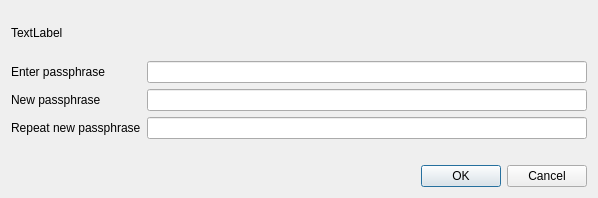
<?xml version="1.0" encoding="UTF-8"?>
<ui version="4.0">
 <class>AskPassphraseDialog</class>
 <widget class="QDialog" name="AskPassphraseDialog">
  <property name="geometry">
   <rect>
    <x>0</x>
    <y>0</y>
    <width>598</width>
    <height>198</height>
   </rect>
  </property>
  <property name="sizePolicy">
   <sizepolicy hsizetype="Preferred" vsizetype="Minimum">
    <horstretch>0</horstretch>
    <verstretch>0</verstretch>
   </sizepolicy>
  </property>
  <property name="minimumSize">
   <size>
    <width>550</width>
    <height>0</height>
   </size>
  </property>
  <property name="windowTitle">
   <string>Passphrase Dialog</string>
  </property>
  <layout class="QVBoxLayout" name="verticalLayout">
   <item>
    <widget class="QLabel" name="warningLabel">
     <property name="text">
      <string>TextLabel</string>
     </property>
     <property name="textFormat">
      <enum>Qt::RichText</enum>
     </property>
     <property name="wordWrap">
      <bool>true</bool>
     </property>
    </widget>
   </item>
   <item>
    <layout class="QFormLayout" name="formLayout">
     <property name="fieldGrowthPolicy">
      <enum>QFormLayout::AllNonFixedFieldsGrow</enum>
     </property>
     <item row="1" column="0">
      <widget class="QLabel" name="passLabel1">
       <property name="text">
        <string>Enter passphrase</string>
       </property>
      </widget>
     </item>
     <item row="1" column="1">
      <widget class="QLineEdit" name="passEdit1">
       <property name="maxLength">
        <number>1024</number>
       </property>
       <property name="echoMode">
        <enum>QLineEdit::Password</enum>
       </property>
      </widget>
     </item>
     <item row="2" column="0">
      <widget class="QLabel" name="passLabel2">
       <property name="text">
        <string>New passphrase</string>
       </property>
      </widget>
     </item>
     <item row="2" column="1">
      <widget class="QLineEdit" name="passEdit2">
       <property name="maxLength">
        <number>1024</number>
       </property>
       <property name="echoMode">
        <enum>QLineEdit::Password</enum>
       </property>
      </widget>
     </item>
     <item row="3" column="0">
      <widget class="QLabel" name="passLabel3">
       <property name="text">
        <string>Repeat new passphrase</string>
       </property>
      </widget>
     </item>
     <item row="3" column="1">
      <widget class="QLineEdit" name="passEdit3">
       <property name="maxLength">
        <number>1024</number>
       </property>
       <property name="echoMode">
        <enum>QLineEdit::Password</enum>
       </property>
      </widget>
     </item>
     <item row="4" column="1">
      <widget class="QLabel" name="capsLabel">
       <property name="font">
        <font>
         <weight>75</weight>
         <bold>true</bold>
        </font>
       </property>
       <property name="text">
        <string/>
       </property>
       <property name="alignment">
        <set>Qt::AlignCenter</set>
       </property>
      </widget>
     </item>
    </layout>
   </item>
   <item>
    <widget class="QDialogButtonBox" name="buttonBox">
     <property name="orientation">
      <enum>Qt::Horizontal</enum>
     </property>
     <property name="standardButtons">
      <set>QDialogButtonBox::Cancel|QDialogButtonBox::Ok</set>
     </property>
    </widget>
   </item>
  </layout>
 </widget>
 <resources/>
 <connections>
  <connection>
   <sender>buttonBox</sender>
   <signal>accepted()</signal>
   <receiver>AskPassphraseDialog</receiver>
   <slot>accept()</slot>
   <hints>
    <hint type="sourcelabel">
     <x>248</x>
     <y>254</y>
    </hint>
    <hint type="destinationlabel">
     <x>157</x>
     <y>274</y>
    </hint>
   </hints>
  </connection>
  <connection>
   <sender>buttonBox</sender>
   <signal>rejected()</signal>
   <receiver>AskPassphraseDialog</receiver>
   <slot>reject()</slot>
   <hints>
    <hint type="sourcelabel">
     <x>316</x>
     <y>260</y>
    </hint>
    <hint type="destinationlabel">
     <x>286</x>
     <y>274</y>
    </hint>
   </hints>
  </connection>
 </connections>
</ui>
